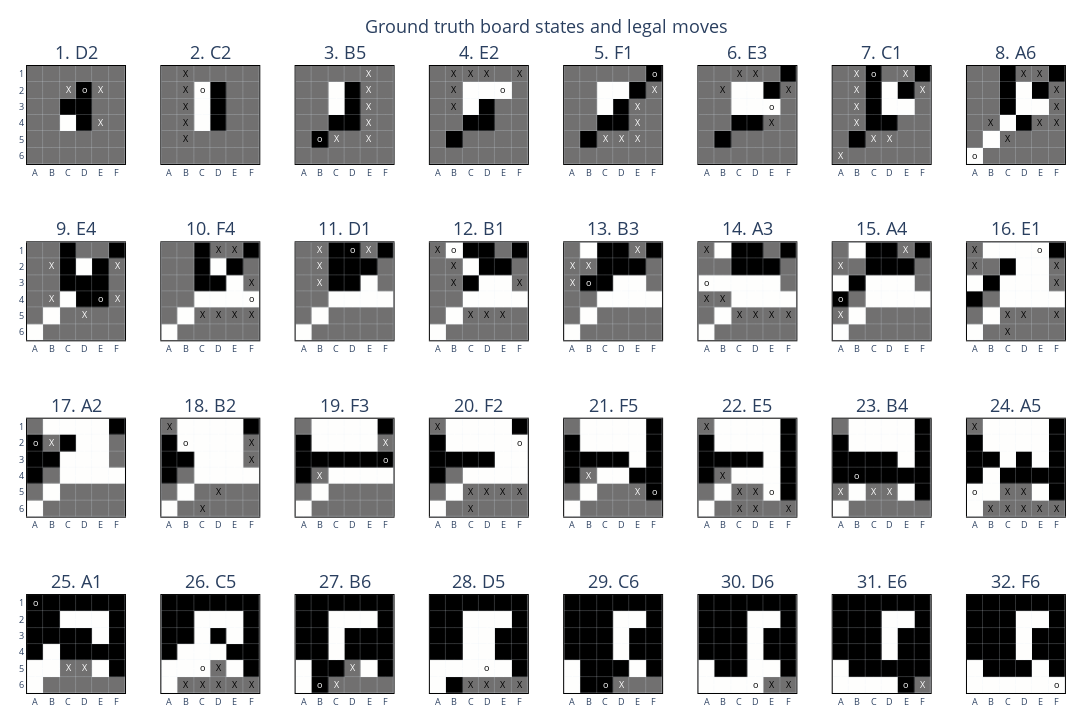
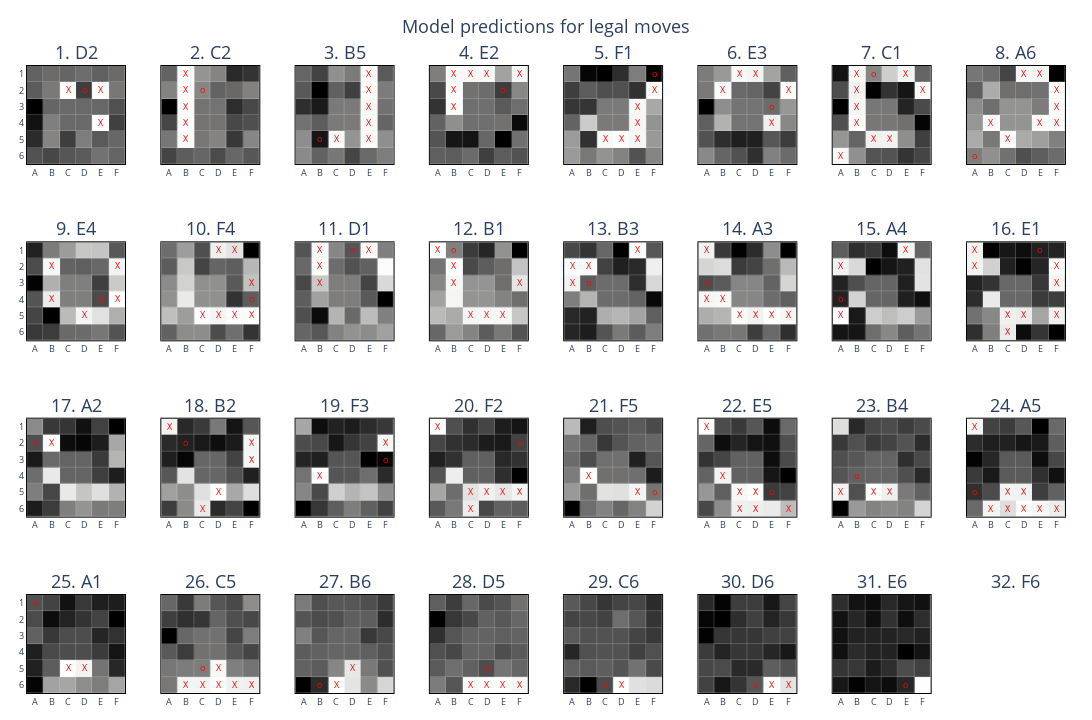

These figures' notebook cell, in order:
### Code cell
test_index = 0
test_pred_model = {
    "boards": focus_logit_boards[test_index].detach().cpu(),
    "legalities": focus_games[test_index]["legalities"],
    "moves": focus_games[test_index]["moves"],
}

plot_game(focus_games[test_index], title="Ground truth board states and legal moves")
plot_game(
    test_pred_model,
    reversed=False,
    textcolor="red",
    hovertext=test_pred_model["boards"],
    title="Model predictions for legal moves",
)
